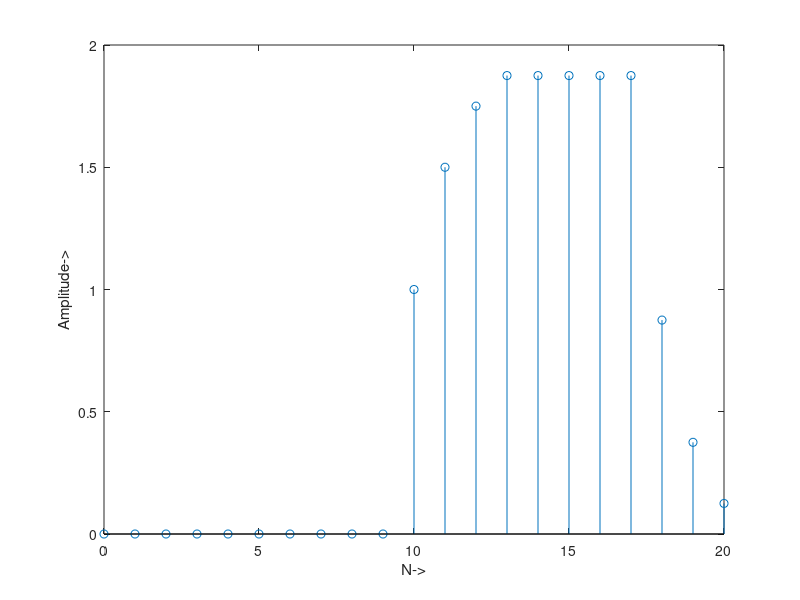

MATLAB code to generate this figure:
N=-5:5;
u=[zeros(1,5),ones(1,6)];
g=zeros(size(N));
g(N>=-2)=1;
g1(N>=2)=1;
h=(1/2).^(N-2).*g1;
N1=length(g);
N2=length(h);
H = [h,zeros(1,N2-1)];
G = [g,zeros(1,N1-1)];
M = N1+N2-1;
for i=1:M
    A(i) = 0;
    for j = 1:N1
        if(i-j+1 > 0)
            A(i) = A(i)+H(j)*G(i-j+1)
        else
        end
    end
end
subplot(1,1,1);
n3=0:M-1;
stem(n3,A);
ylabel('Amplitude->');
xlabel('N->');
